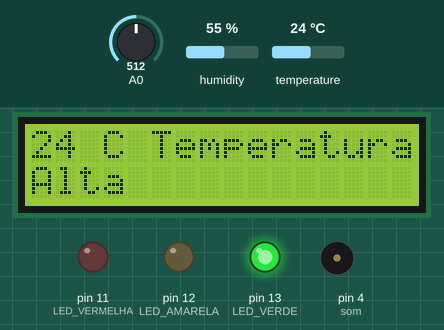
Recording of a sketch running on a simulated Arduino Uno, built with avr-gcc and run on an emulated ATmega328P. Shown: 16×2 character LCD, output pins drawn as LEDs (lit = HIGH), buzzer (waves = sounding). The inputs (shaded band) are chosen by the test bench; at power-on: A0 = 512, humidity 55 %, temperature 24 °C.

Above: at 1.2 s.
1.3 s: A0 set to 205
9.1 s: A0 set to 183
At 10.0 s:
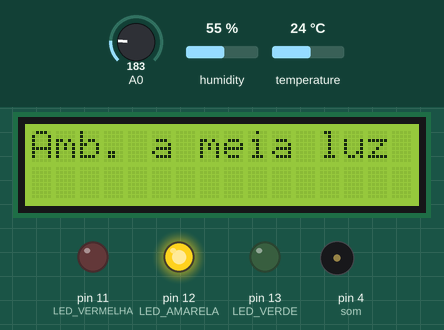
13.7 s: humidity set to 22 %
At 17.8 s:
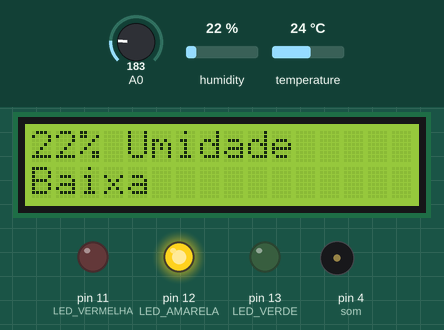
21.5 s: temperature set to 12 °C
At 26.3 s:
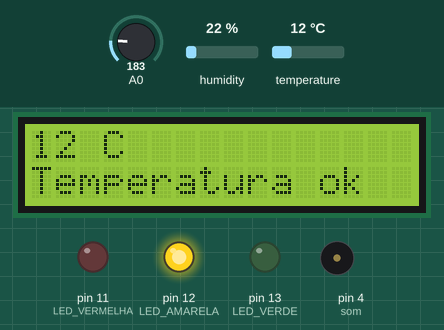
29.3 s: A0 set to 122
At 31.4 s:
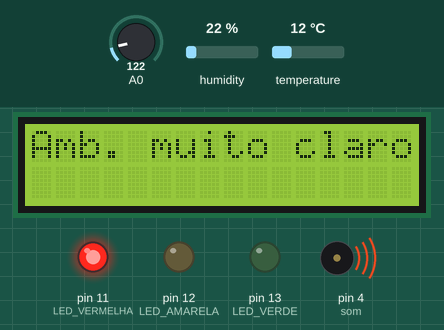
35.2 s: humidity set to 88 %
At 39.5 s:
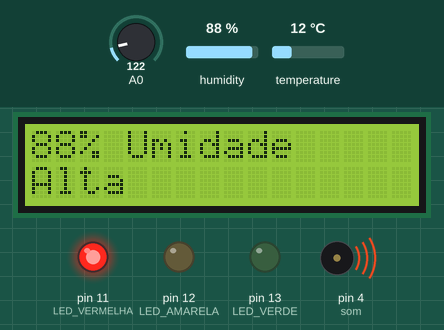
Timing chart, 0 to 41.0 s (numbered marks = the images above; inputs shaded):
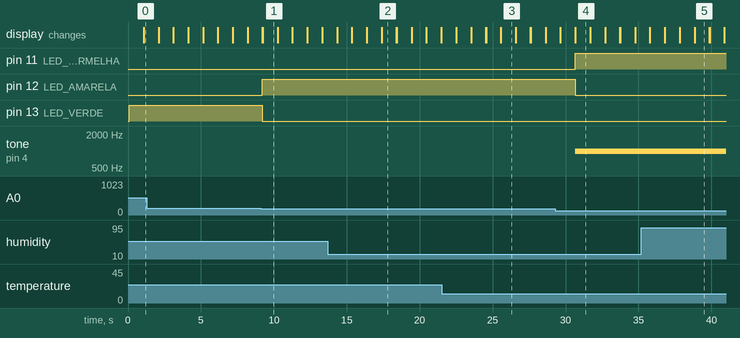

Measured:
- the behaviour switches between 194 and 193 on A0 (found by bisection; images 0 and 1)
- after the input at 9.1 s, pin 12 (LED_AMARELA): LOW → HIGH after 0.12 s; pin 13 (LED_VERDE): HIGH → LOW after 0.12 s; the display: first differs from a run without the input after 0.13 s (image 1)
- after the input at 13.7 s, the display: first differs from a run without the input after 3.7 s (image 2)
- after the input at 21.5 s, the display: first differs from a run without the input after 4.1 s (image 3)
- after the input at 29.3 s, pin 11 (LED_VERMELHA): LOW → HIGH after 1.4 s; pin 12 (LED_AMARELA): HIGH → LOW after 1.4 s; tone on pin 4 (som): silent → 1000 Hz after 1.4 s; the display: first differs from a run without the input after 1.4 s (image 4)
- after the input at 35.2 s, the display: first differs from a run without the input after 3.6 s (image 5)
- what the display in image 1 shows lasts 1.1 s, from 9.2 s to 10.3 s

The sketch:

sketch.ino
```cpp
//importando bibliotecas

#include <Wire.h>
#include <LiquidCrystal_I2C.h>
#include <dht.h>

//definindo os pinos dos sensores

#define dht_pin  8

#define LDR_PIN  2

//nomeando o sensor DHT

dht my_dht;

//criando variaveis locais

int LED_VERMELHA = 11;
int LED_AMARELA = 12;
int LED_VERDE = 13;
int som = 4;
int temperatura = 0x00;
int umidade = 0x00;

//criando variaveis para ajuste da luminosidade do photoresistor
const float GAMMA = 0.7;
const float RL10 = 50;

//criando o objeto do display

LiquidCrystal_I2C lcd(0x27, 2, 1);

//configurações iniciais
void setup(){
  pinMode(LED_VERMELHA,OUTPUT);
  pinMode(LED_AMARELA,OUTPUT);
  pinMode(LED_VERDE,OUTPUT);
  pinMode(som,OUTPUT);
  pinMode(A0,INPUT);
  lcd.begin(16,2);
  lcd.clear();
  lcd.backlight();
}

//inicio do looping
void loop(){

  //conversão do valor da luz retirado da documentação do photoresistor
  int analogValue = analogRead(A0);
  float voltage = analogValue / 1024. * 5;
  float resistance = 2000 * voltage / (1 - voltage / 5);
  float lux = pow(RL10 * 1e3 * pow(10, GAMMA) / resistance, (1 / GAMMA));

  //leitura dos dados de temperatura e umidade do DHT
  my_dht.read22(dht_pin);
  temperatura = my_dht.temperature;
  umidade = my_dht.humidity;


  //condições da intensidade da luz
  //luz ideal(baixa)
  if (lux < 800){
    digitalWrite(LED_VERMELHA,LOW);
    digitalWrite(LED_AMARELA,LOW);
    digitalWrite(LED_VERDE,HIGH);
    noTone(som);
  }
  //luz intermédia
  else if (800 <= lux && lux <= 950){
    digitalWrite(LED_VERDE,LOW);
    digitalWrite(LED_VERMELHA,LOW);
    digitalWrite(LED_AMARELA,HIGH);
    noTone(som);
    lcd.setCursor(0,0);
    lcd.print("Amb. a meia luz");
  }
  //luz de intensidade alta
  else{
    digitalWrite(LED_VERDE,LOW);
    digitalWrite(LED_AMARELA,LOW);
    digitalWrite(LED_VERMELHA,HIGH);
    lcd.setCursor(0,0);
    lcd.print("Amb. muito claro");
    tone(som,1000);
  }
  //reset display
  delay(1000);
  lcd.clear();

  //condição para o estado da temperatura
  //temperatura ideal
  if (temperatura >= 10 && temperatura <= 15){
    lcd.print(temperatura);
    lcd.print(" C ");
    lcd.setCursor(0,1);
    lcd.print("Temperatura ok");

  }
  //temperatura alta
  else if (temperatura > 15){
    lcd.print(temperatura);
    lcd.print(" C ");
    lcd.print("Temperatura");
    lcd.setCursor(0,1);
    lcd.print("Alta");
  }
  //temperatura baixa
  else{
    lcd.print(temperatura);
    lcd.print(" C ");
    lcd.print("Temperatura");
    lcd.setCursor(0,1);
    lcd.print("Baixa");
  }
  //reset display
  delay(1000);
  lcd.clear();

  //condição para mostrar o estado da umidade
  //umidade ideal
  if (umidade >= 50 && umidade <= 70){
    lcd.print(umidade);
    lcd.print("% ");
    lcd.setCursor(0,1);
    lcd.print("Umidade ok");
  }
  //umidade baixa
  else if (umidade < 50){
    lcd.print(umidade);
    lcd.print("% ");
    lcd.print("Umidade");
    lcd.setCursor(0,1);
    lcd.print("Baixa");
  }
  //umidade alta
  else{
    lcd.print(umidade);
    lcd.print("% ");
    lcd.print("Umidade");
    lcd.setCursor(0,1);
    lcd.print("Alta");
  }
  //reset display
  delay(1000);
  lcd.clear();
}
```
